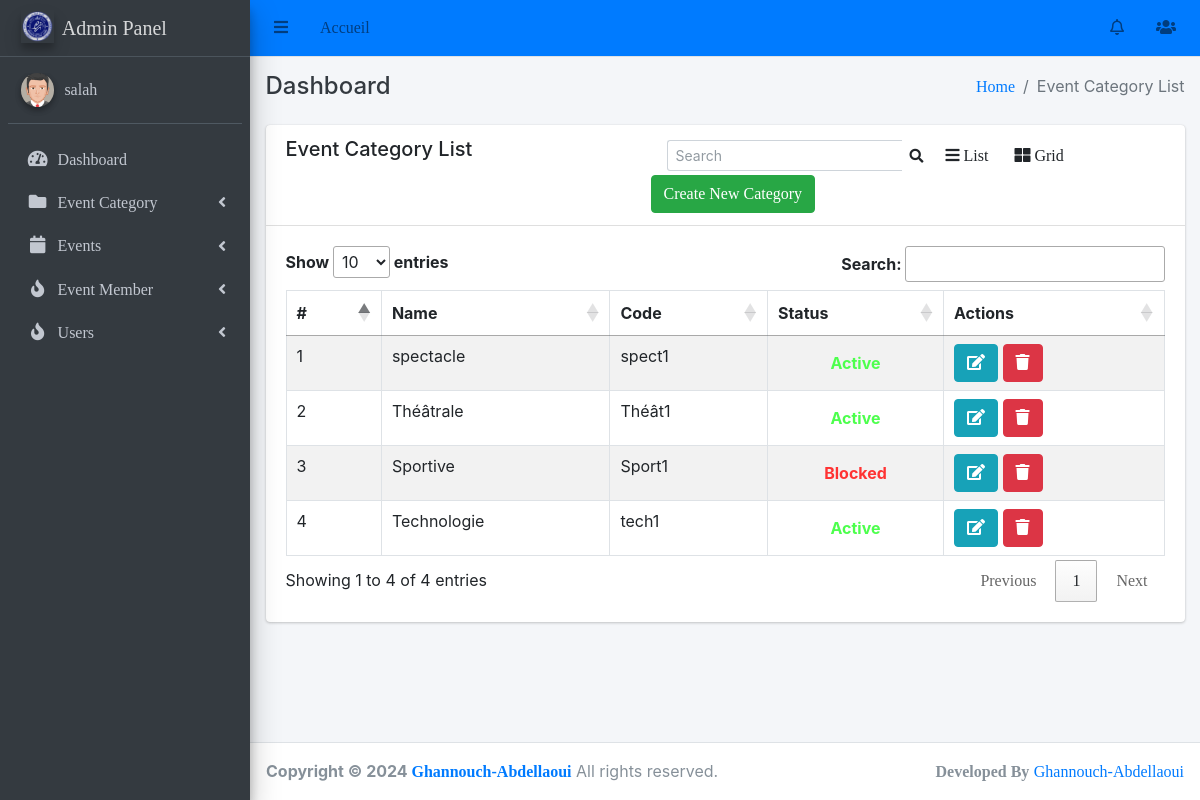
/events/category-list/ (signed in), run on the app's committed database.
### events/models.py (models this page shows, shortened)
class EventCategory(models.Model):
    name = models.CharField(max_length=255, unique=True)
    code = models.CharField(max_length=6, unique=True)
    created_user = models.ForeignKey('auth.User', on_delete=models.CASCADE, related_name='created_user')
    updated_user = models.ForeignKey('auth.User', on_delete=models.CASCADE, related_name='updated_user')
    created_date = models.DateField(auto_now_add=True)
    updated_date = models.DateField(auto_now_add=True)
    status_choice = (
        ('active', 'Active'),
        ('deleted', 'Deleted'),
        ('blocked', 'Blocked'),
    )
    status = models.CharField(choices=status_choice, max_length=10)

### events/views.py (the view)
# urls.py: path('category-list/', EventCategoryListView.as_view(), name='event-category-list'),
class EventCategoryListView(LoginRequiredMixin, ListView):
    login_url = 'login'
    model = EventCategory
    template_name = 'events/event_category.html'
    context_object_name = 'event_category'

### main/templates/events/event_category.html (shortened to what this page needs)
{% extends 'base/base.html' %}
{% block breadcrumb %}Event Category List{% endblock breadcrumb %}
{% block content %}
    <div class="row">
        <div class="col-md-12">
            <div class="card">
                <div class="card-header">
                    <div class="row">
                        <div class="col-md-5">
                            <h5>Event Category List</h5>
                        </div>
                        <div class="col-md-7">
                            <div class="row">
                                <form class="form-inline ml-3" action="{% url 'admin_events:search-event-category' %}" method="POST">
                                    <div class="input-group input-group-sm">
                                      <input class="form-control form-control-navbar" name="search" type="search" placeholder="Search" aria-label="Search">
                                      <div class="input-group-append">
                                        <button class="btn btn-navbar" type="submit">
                                          <i class="fas fa-search"></i>
                                        </button>
                                      </div>
                                    </div>
                                  </form>
                                <a class="btn" onclick="listView()"><i class="fa fa-bars"></i> List</a>
                                <a class="btn active" onclick="gridView()"><i class="fa fa-th-large"></i> Grid</a>
                                <a class="btn btn-success" href="{% url 'admin_events:create-event-category' %}">Create New Category</a>
                            </div>
                        </div>
                    </div>
                </div>
                <div class="card-body">
                      <table id="myTable" class="table table-striped table-bordered datatable dataTable no-footer"   role="grid" aria-describedby="DataTables_Table_0_info" style="border-collapse: collapse !important">
                        <thead>
                            <tr role="row">
                                <th>#</th>
                                <th>Name</th>
                                <th>Code</th>
                                <th>Status</th>
                                <th>Actions</th>
                            </tr>
                        </thead>
                        <tbody>
                            {% for category in event_category %}
                              <tr>
                                  <td>{{ forloop.counter }}</td>
                                  <td>{{ category.name }}</td>
                                  <td>{{ category.code }}</td>
                                  <td {% if category.status == 'active' %} style="color: #4dff4d;font-weight: bold;text-align: center; vertical-align: middle;" {% elif category.status == 'deleted' %} style="color: #3385ff;font-weight: bold;text-align: center; vertical-align: middle;" {% else %} style="color: #ff3333;font-weight: bold;text-align: center; vertical-align: middle;" {% endif %}>
                                    {{ category.status|title }}
                                  </td>
                                  <td>
                                      <a class="btn btn-info" href="{% url 'admin_events:edit-event-category' category.pk %}">
                                          <i class="fa fa-edit"></i>
                                      </a>
                                      <a class="btn btn-danger" href="{% url 'admin_events:delete-event-category' category.pk %}">
                                          <i class="fa fa-trash"></i>
                                      </a>
                                  </td>
                              </tr>
                            {% endfor %}
                        </tbody>
                    </table>
                </div>
            </div>
        </div>
    </div>
{% endblock content %}

### main/templates/base/sidebar.html (shortened to what this page needs)
{% load static %}
<aside class="main-sidebar sidebar-dark-primary elevation-4">
    <a href="#" class="brand-link">
      <img src="{% static 'img/logo.png' %}" alt="Logo" class="brand-image elevation-3"
           style="opacity: .8">
          <span class="brand-text font-weight-light">Admin Panel</span>
    </a>
    <div class="sidebar">
      <div class="user-panel mt-3 pb-3 mb-3 d-flex">
        <div class="image">
          <img src="{% static 'img/avatar5.png' %}" class="img-circle elevation-2" alt="User Image">
        </div>
        <div class="info">
          <a href="{% url 'admin_events:list_user' %}" class="d-block">{{request.user}}</a>
        </div>
      </div>
      <nav class="mt-2">
        <ul class="nav nav-pills nav-sidebar flex-column" data-widget="treeview" role="menu" data-accordion="false">
          <li class="nav-item">
            <a href="{% url 'dashboard' %}" class="nav-link">
              <i class="nav-icon fas fa-tachometer-alt"></i>
              <p>
                Dashboard
              </p>
            </a>
          </li>
          <li class="nav-item has-treeview menu-close">
            <a href="#" class="nav-link">
              <i class="nav-icon fas fa-folder"></i>
              <p>
                Event Category
                <i class="right fas fa-angle-left"></i>
              </p>
            </a>
          </li>
          <li class="nav-item has-treeview menu-close">
            <a href="#" class="nav-link">
              <i class="nav-icon fas fa-calendar"></i>
              <p>
                Events
                <i class="right fas fa-angle-left"></i>
              </p>
            </a>
          </li>
          <li class="nav-item has-treeview menu-close">
            <a href="#" class="nav-link">
              <i class="nav-icon fas fa-fire"></i>
              <p>
                Event Member
                <i class="right fas fa-angle-left"></i>
              </p>
            </a>
          </li>
          <li class="nav-item has-treeview menu-close">
            <a href="#" class="nav-link">
              <i class="nav-icon fas fa-fire"></i>
              <p>
                Users
                <i class="right fas fa-angle-left"></i>
              </p>
            </a>
          </li>
        </ul>
      </nav>
    </div>
  </aside>

### data on the page
EventCategory: name "spectacle", code "spect1", status "Active"
EventCategory: name "Théâtrale", code "Théât1", status "Active"
EventCategory: name "Sportive", code "Sport1", status "Blocked"
EventCategory: name "Technologie", code "tech1", status "Active"

### other printed values
{{ request.user }} "salah"
